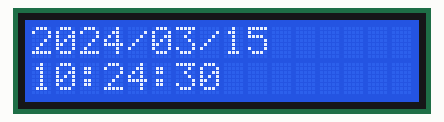
Simulated run of this sketch. Board: Arduino Uno, built with avr-gcc and run on an emulated ATmega328P. On the bench: 16×2 character LCD. The local clock reads 2024-03-15 10:24:30 at power-on unless the sketch sets it; storage starts empty.

Above: at 0.2 s.
At 4.1 s:
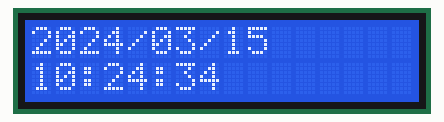
At 9.1 s:
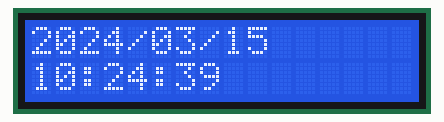
At 19.1 s:
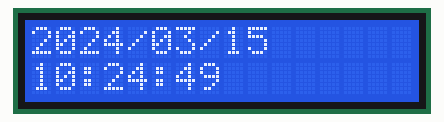
At 28.1 s:
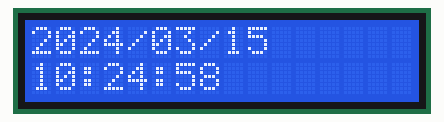
At 38.1 s:
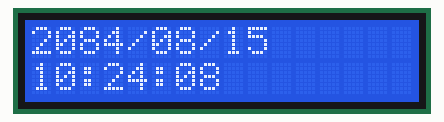

The sketch:

___________________________.ino
```cpp
#include <Wire.h>
#include <LiquidCrystal_I2C.h>
#include <SD.h>
#include <SPI.h>
#include <RTClib.h>

RTC_DS1307 rtc;

LiquidCrystal_I2C lcd(0x3F, 16, 2);

const int chipSelect = 4;

File workingTimesFile;

int zoneCount = 8;
bool zonesEnabled[8] = {true, true, true, true, true, true, true, true};
int wateringTimes[8] = {5, 5, 5, 5, 5, 5, 5, 5};

void setup() {
  // put your setup code here, to run once:
  Serial.begin(9600);
  while (!Serial) {}
  pinMode(2, INPUT_PULLUP);
  lcd.init();
  lcd.backlight();
  if (!SD.begin(chipSelect)) {
    Serial.println("SD Card initialization failed!");
    return;
  }
  if (!rtc.begin()) {
    Serial.println("RTC initialization failed!");
    while (1);
  }
  if (!rtc.isrunning()) {
    Serial.println("RTC is NOT running, let's set the time!");
    rtc.adjust(DateTime(F(__DATE__), F(__TIME__)));
  }
}

void loop() {
  // put your main code here, to run repeatedly:
  DateTime now = rtc.now();
  lcd.setCursor(0, 0);
  lcd.print(now.toString("YYYY/MM/DD"));
  lcd.setCursor(0, 1);
  lcd.print(now.toString("hh:mm:ss"));

  // TODO: Add code to read and process the joystick input
}

void writeWorkingTimes() {
  // TODO: Add code to write the working times to the SD card
}

void readWorkingTimes() {
  // TODO: Add code to read the working times from the SD card
}

void enableZone(int zone) {
  zonesEnabled[zone] = true;
}

void disableZone(int zone) {
  zonesEnabled[zone] = false;
}

void setWateringTime(int zone, int minutes) {
  wateringTimes[zone] = minutes;
}
```

Measured:
- what the display in image 1 shows lasts 1.0 s, from 4.0 s to 5.0 s
